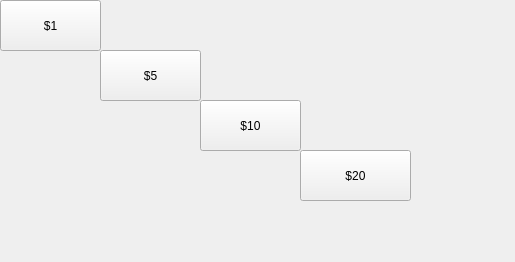
<?xml version="1.0" encoding="UTF-8"?>
<ui version="4.0">
 <class>Form</class>
 <widget class="QWidget" name="Form">
  <property name="geometry">
   <rect>
    <x>0</x>
    <y>0</y>
    <width>515</width>
    <height>262</height>
   </rect>
  </property>
  <property name="windowTitle">
   <string>Form</string>
  </property>
  <widget class="QPushButton" name="pushButton_1">
   <property name="geometry">
    <rect>
     <x>0</x>
     <y>0</y>
     <width>101</width>
     <height>51</height>
    </rect>
   </property>
   <property name="text">
    <string>$1</string>
   </property>
  </widget>
  <widget class="QPushButton" name="pushButton_5">
   <property name="geometry">
    <rect>
     <x>100</x>
     <y>50</y>
     <width>101</width>
     <height>51</height>
    </rect>
   </property>
   <property name="text">
    <string>$5</string>
   </property>
  </widget>
  <widget class="QPushButton" name="pushButton_10">
   <property name="geometry">
    <rect>
     <x>200</x>
     <y>100</y>
     <width>101</width>
     <height>51</height>
    </rect>
   </property>
   <property name="text">
    <string>$10</string>
   </property>
  </widget>
  <widget class="QPushButton" name="pushButton_20">
   <property name="geometry">
    <rect>
     <x>300</x>
     <y>150</y>
     <width>111</width>
     <height>51</height>
    </rect>
   </property>
   <property name="text">
    <string>$20</string>
   </property>
  </widget>
 </widget>
 <resources/>
 <connections/>
</ui>
